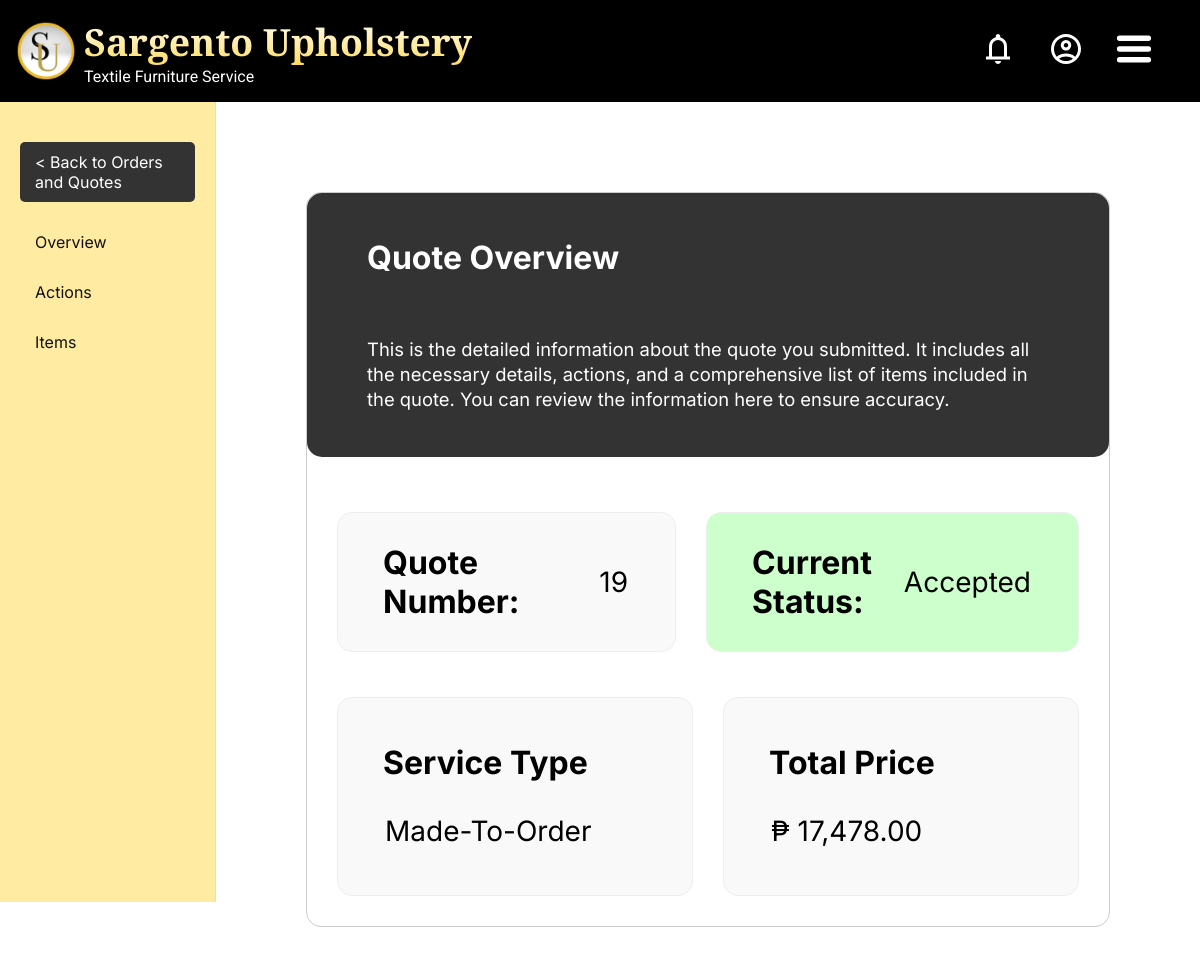
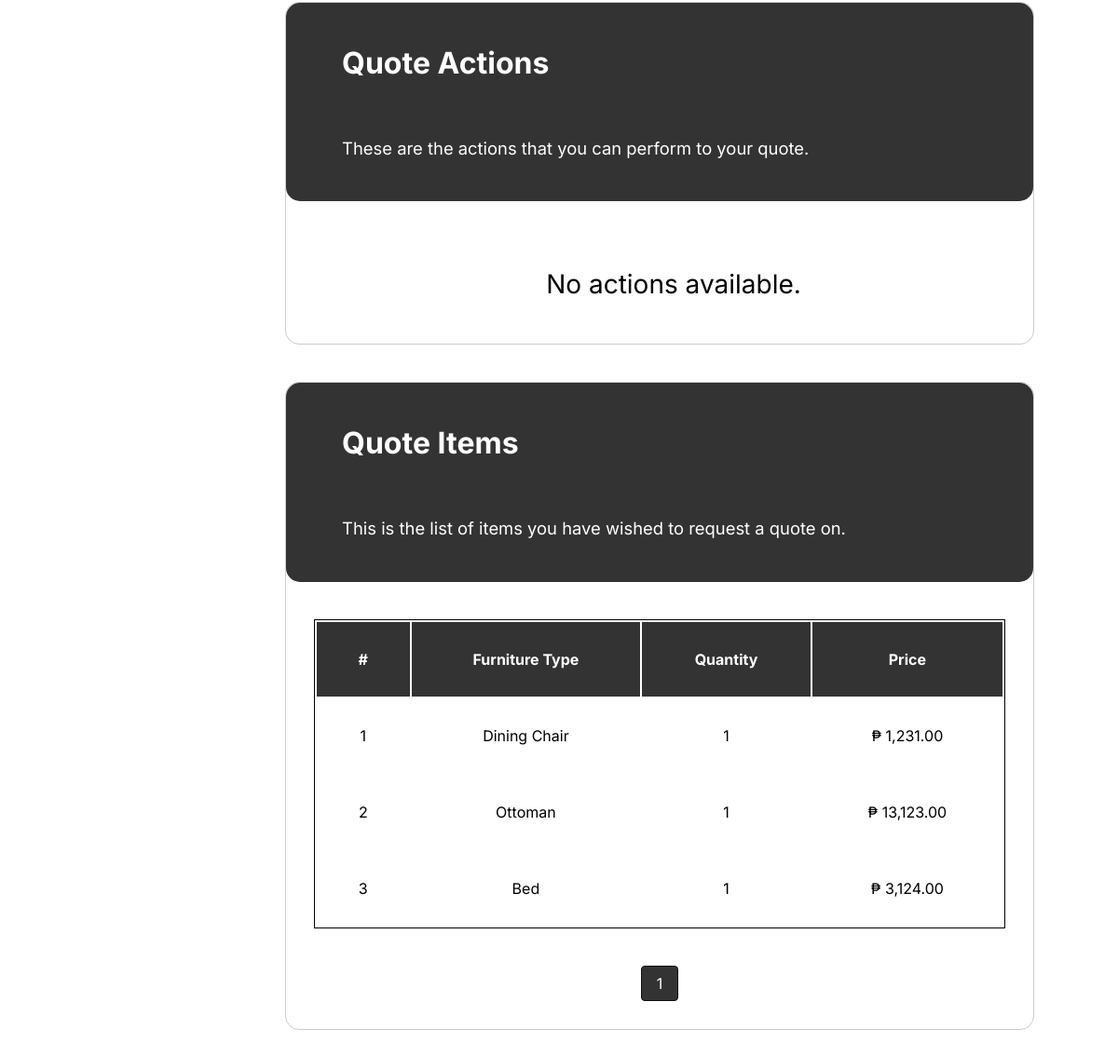
/my/quotes.php?quote_id=19 (signed in), run on the app's committed database (2 pictures, top to bottom).
### tables this page shows
CREATE TABLE `items` (
  `item_id` int NOT NULL,
  `quote_id` int DEFAULT NULL,
  `custom_id` int DEFAULT NULL,
  `furniture` varchar(255) DEFAULT NULL,
  `description` text,
  `item_ref_img` text,
  `quantity` int UNSIGNED DEFAULT NULL,
  `item_price` float DEFAULT NULL,
  `item_status` enum('pending','approved','modified','rejected','accepted','cancelled') DEFAULT 'pending'
);

CREATE TABLE `quotes` (
  `quote_id` int NOT NULL,
  `customer_id` int DEFAULT NULL,
  `service_type` enum('','repair','mto') DEFAULT NULL,
  `total_price` float DEFAULT NULL,
  `quote_status` enum('pending','approved','modified','rejected','accepted','cancelled') DEFAULT 'pending',
  `rejection_reason` text,
  `created_at` timestamp NULL DEFAULT CURRENT_TIMESTAMP,
  `updated_at` timestamp NULL DEFAULT CURRENT_TIMESTAMP ON UPDATE CURRENT_TIMESTAMP
);

### my/quotes.php (the view, shortened to what this page needs)
<?php
    $user_id = $_SESSION['user_id'];
    $quote_id = htmlspecialchars($_GET['quote_id']);
    require_once('../database_connection.php');
    $query = "
        SELECT
            *
        FROM
            `quotes` q
                RIGHT JOIN
            `items` i ON q.quote_id = i.quote_id
                LEFT JOIN
            `customs` c ON i.custom_id = c.custom_id
        WHERE
            q.quote_id = :quote_id
                AND
            q.customer_id = :customer_id
    ";
    $stmt = $conn->prepare($query);
    $stmt->bindParam(':quote_id', $quote_id, PDO::PARAM_INT);
    $stmt->bindParam(':customer_id', $user_id, PDO::PARAM_INT);
    $stmt->execute();
    $quote = $stmt->fetch(PDO::FETCH_ASSOC);
?>
<!DOCTYPE html>
<html lang="en">
<head>
    <link rel="stylesheet" href="/css/global.css">
    <link rel="stylesheet" href="/css/quotes.css">
</head>
<body>
    <?php require_once('../header.php'); ?>
    <div class="main-wrapper">
        <div class="sidebar__wrapper">
            <div class="sidebar__container">
                <div class="sidebar__back">
                    <a href="orders_and_quotes.php" class="quotes__back-button">< Back to Orders and Quotes</a>
                </div>
                <div class="sidebar">
                    <ul class="sidebar__list">
                        <li class="sidebar__item">
                            <a href="#overview" class="sidebar__link">Overview</a>
                        </li>
                        <li class="sidebar__item">
                            <a href="#actions" class="sidebar__link">Actions</a>
                        </li>
                        <li class="sidebar__item">
                            <a href="#items" class="sidebar__link">Items</a>
                        </li>
                    </ul>
                </div>
            </div>
        </div>
        <div class="quotes__wrapper">
            <div class="quotes">
                <div class="quotes-top   quotes-segment" id="overview">
                    <div class="quotes-top__intro   quotes-segment__intro">
                        <h1 class="quotes-top__title   quotes-segment__title">Quote Overview</h1>
                        <p class="quotes-top__desc   quotes-segment__desc">
                            This is the detailed information about the quote you submitted.
                            It includes all the necessary details, actions, and a comprehensive
                            list of items included in the quote. You can review the information
                            here to ensure accuracy.
                        </p>
                    </div>
                    <div class="quote-identif">
                        <div class="quote-number__wrapper   quote-identif__section">
                            <div class="quote-number__title   quote-section__title">
                                <h1>Quote Number: </h1>
                            </div>
                            <table class="quote-number">
                                <tr>
                                    <td class="td--top"><?= ($quote["quote_id"]) ?></td>
                                </tr>
                            </table>
                        </div>
                        <?php
                            $status_class = '';
                            switch ($quote["quote_status"]) {
                                case 'accepted':
                                    $status_class = 'status-accepted';
                                    break;
                            }
                        ?>
                        <div class="quote-status__wrapper   quote-identif__section   <?= $status_class ?>">
                            <div class="quote-status__title quote-section__title">
                                <h1>Current Status: </h1>
                            </div>
                            <table class="quote-status">
                                <tr>
                                    <td class="td--top"><?= ucwords(str_replace('_', ' ', html_entity_decode($quote["quote_status"]))) ?></td>
                                </tr>
                            </table>
                        </div>
                    </div>
                    <div class="quote-info">
                        <div class="quote-type__wrapper   quote-info__section">
                            <div class="quote-type__title   quote-section__title">
                                <h1>Service Type</h1>
                            </div>
                            <table class="quote-type">
                                <tr>
                                    <td class="td--top"><?= ucwords(str_replace('_', ' ', htmlspecialchars($quote["service_type"] ?? 'N/A') == "mto" ? "Made-To-Order" : "Repair")) ?></td>
                                </tr>
                            </table>
                        </div>
                        <div class="quote-price__wrapper   quote-info__section">
                            <div class="quote-price__title   quote-section__title">
                                <h1>Total Price</h1>
                            </div>
                            <table class="quote-price">
                                <tr>
                                    <td class="td--top">₱ <?= number_format($quote["total_price"] ?? 0, 2, '.', ',') ?></td>
                                </tr>
                            </table>
                        </div>
                    </div>
                </div>
                <div class="quote-middle   quotes-segment" id="actions">
                    <div class="quotes-middle__intro   quotes-segment__intro">
                        <h1 class="quotes-middle__title   quotes-segment__title">Quote Actions</h1>
                        <p class="quotes-middle__desc   quotes-segment__desc">
                            These are the actions that you can perform to your quote.
                        </p>
                    </div>
                    <table class="quote-actions">
                        <tr>
                            <?php if($quote['quote_status'] != "approved" && ($quote['quote_status'] == "cancelled" || $quote['quote_status'] == "rejected" || $quote['quote_status'] == "accepted")): ?>
                                <td class="td--top   td--actions   td--no-action">
                                    No actions available.
                                </td>
                            <?php endif; ?>
                        </tr>
                    </table>
                </div>
                <div class="quotes-bottom   quotes-segment" id="items">
                    <div class="quotes-bottom__intro   quotes-segment__intro">
                        <h1 class="quotes-bottom__title   quotes-segment__title">Quote Items</h1>
                        <p class="quotes-bottom__desc   quotes-segment__desc">This is the list of items you have wished to request a quote on.</p>
                    </div>
                    <div class="quote-items__wrapper">
                        <?php
                            $items_per_page = 5;
                            $page = isset($_GET['page']) ? (int)$_GET['page'] : 1;
                            $offset = ($page - 1) * $items_per_page;
                            $query = "
                                SELECT
                                    *
                                FROM
                                    `items` i
                                        LEFT JOIN
                                    `customs` c ON i.custom_id = c.custom_id
                                WHERE
                                    i.quote_id = :quote_id
                                LIMIT :limit
                                OFFSET :offset
                            ";
                            $stmt = $conn->prepare($query);
                            $stmt->bindParam(':quote_id', $quote_id, PDO::PARAM_INT);
                            $stmt->bindParam(':limit', $items_per_page, PDO::PARAM_INT);
                            $stmt->bindParam(':offset', $offset, PDO::PARAM_INT);
                            $stmt->execute();
                            $items = $stmt->fetchAll(PDO::FETCH_ASSOC);
                            $query_total = "SELECT COUNT(*) as total FROM `items` WHERE `quote_id` = :quote_id";
                            $stmt_total = $conn->prepare($query_total);
                            $stmt_total->bindParam(':quote_id', $quote_id, PDO::PARAM_INT);
                            $stmt_total->execute();
                            $total_items = $stmt_total->fetch(PDO::FETCH_ASSOC)['total'];
                            $total_pages = ceil($total_items / $items_per_page);
                        ?>
                        <div id="quote-items-container">
                            <table class="quote-items">
                                <thead class="quote-items__thead">
                                    <tr class="quote-items__tr quote-items__tr--header">
                                        <th class="quote-items__th">#</th>
                                        <th class="quote-items__th">Furniture Type</th>
                                        <th class="quote-items__th">Quantity</th>
                                        <th class="quote-items__th">Price</th>
                                    </tr>
                                </thead>
                                <tbody class="quote-items__tbody">
                                    <?php if ($stmt->rowCount() > 0): ?>
                                        <?php foreach ($items as $i => $item): ?>
                                            <tr class="quote-items__tr   quote-items__tr--td   items__tr">
                                                <td class="quote-items__td"> <?= $i + 1 ?></td>
                                                <td class="quote-items__td"> <?= ucwords(htmlspecialchars($item["furniture"] ?? 'N/A')) ?> </td>
                                                <td class="quote-items__td"> <?= htmlspecialchars($item["quantity"] ?? 'N/A') ?> </td>
                                                <td class="quote-items__td"> ₱ <?= number_format($item["item_price"] ?? 0, 2, '.', ',') ?> </td>
                                            </tr>
                                        <?php endforeach; ?>
                                    <?php else: ?>
                                        <tr class="quote-items__tr">
                                            <td colspan="5">No records found.</td>
                                        </tr>
                                    <?php endif; ?>
                                </tbody>
                            </table>
                        </div>
                        <div class="pagination" id="pagination-controls">
                            <div class="pagination">
                                <?php for ($i = 1; $i <= $total_pages; $i++): ?>
                                    <a href="?quote_id=<?= $quote_id ?>&page=<?= $i ?>" class="<?= ($i == $page) ? 'active' : '' ?>"><?= $i ?></a>
                                <?php endfor; ?>
                            </div>
                        </div>
                    </div>
                </div>
            </div>
        </div>
    </div>
</body>
</html>

### css/global.css (style rules this page uses)
:root { --fs-48: clamp(28px, 3.12vw, 48px); --fs-40: clamp(26px, 2.59vw, 40px); --fs-36: clamp(25px, 2.34vw, 36px); --fs-32: clamp(24px, 2.08vw, 32px); --fs-24: clamp(22px, 1.56vw, 24px); --fs-20: clamp(18px, 1.3vw, 20px); --fs-18: clamp(16px, 1.17vw, 18px); --fs-16: clamp(14px, 0.78vw, 16px); }
* { box-sizing: border-box; margin: 0; padding: 0; text-decoration: none; }
body { font-family: 'Playfair Display', sans-serif; }

### css/quotes.css (style rules this page uses)
.main-wrapper { display: flex; font-family: "Inter", sans-serif; }
.sidebar__wrapper { width: 20%; background-color: #ffeba1; border-right: 1px solid #ddd; position: sticky; top: 0; left: 0; height: 100vh; overflow-y: auto; padding-top: 20px; }
.sidebar__container { padding: 20px; }
.sidebar__back { margin-bottom: 20px; }
.quotes__back-button { display: inline-block; padding: 10px 15px; background-color: #333; color: #fff; text-decoration: none; border-radius: 5px; }
.sidebar__list { list-style: none; padding: 0; margin: 0; }
.sidebar__item { margin-bottom: 10px; }
.sidebar__link { display: block; padding: 10px 15px; color: #111; text-decoration: none; background-color: #ffeba1; border-radius: 5px; transition: background-color 0.3s ease; }
.quotes__wrapper { width: 80%; height: auto; margin: 5vmin; display: flex; }
.quotes { padding: 2.5vmin; }
.quotes-segment { border: 1px solid #ccc; border-radius: 15px; margin-bottom: 2.5em; }
.quotes-segment__intro { background-color: #fff; padding: 3.75vmin; border-radius: 15px; background-color: #333; color: white; margin-bottom: 2.5em; }
.quotes-segment__title { margin: 0 1.25vmin; margin-bottom: 5vmin; }
.quotes-segment__desc { margin: 0 1.25vmin; max-width: 100%; text-wrap: wrap; line-height: 1.35em; font-size: 1.15em; }
.quote-identif, .quote-info, .quote-rejection { width: calc(100%-2.5vmin); display: flex; margin: 1.25vmin; }
.quote-identif__section, .quote-info__section { background-color: #f9f9f9; padding: 2.5vmin; border-radius: 15px; border: 1px solid #eee; width: 100%; flex: 1 1 (50%-2.5vmin); margin: 1.25vmin; }
.quote-number__wrapper, .quote-status__wrapper { display: flex; align-items: center; }
.status-accepted { background-color: #ccffcc; }
.quote-number__title, .quote-number, .quote-status__title, .quote-status { width: 50%; margin: 0 15px; }
.quote-number, .quote-status { text-align: right; font-size: 1.75em; }
.quote-type__wrapper, .quote-price__wrapper, .quote-actions__wrapper { display: flex; flex-direction: column; }
.quote-type__title, .quote-type, .quote-price__title, .quote-price, .quote-reason__title, .quote-reason, .quote-actions__title, .quote-actions { margin: 1.25vmin; }
.quote-type, .quote-price, .quote-reason, .quote-actions { font-size: 1.75em; }
.quote-actions { display: flex; flex-direction: column; align-items: center; width: 100%; }
.td--no-action { padding: 2.5vmin; }
.quote-items__wrapper { width: calc(100%-2.5vmin); margin: 2.5vmin; }
.quote-items { width: 100%; height: auto; border: 1px solid black; }
.quote-items__tr--header { background-color: #333; color: white; }
.quote-items__th, .quote-items__td { padding: 2.5vmin; text-align: center; }
.quote-items__td { cursor: pointer; }
.pagination { display: flex; justify-content: center; margin-top: 20px; }
.pagination a { margin: 0 5px; padding: 8px 16px; text-decoration: none; color: #000; border: 1px solid #ddd; border-radius: 4px; }
.pagination a.active { background-color: #333; color: white; border: 1px solid #111; }

### data on the page
items: quote "19", furniture "Dining Chair", quantity "1", item_price "1,231.00"
quotes: quote_status "Accepted", service_type "Made-To-Order", total_price "17,478.00"
items: furniture "Ottoman", quantity "1", item_price "13,123.00"
items: furniture "Bed", quantity "1", item_price "3,124.00"
